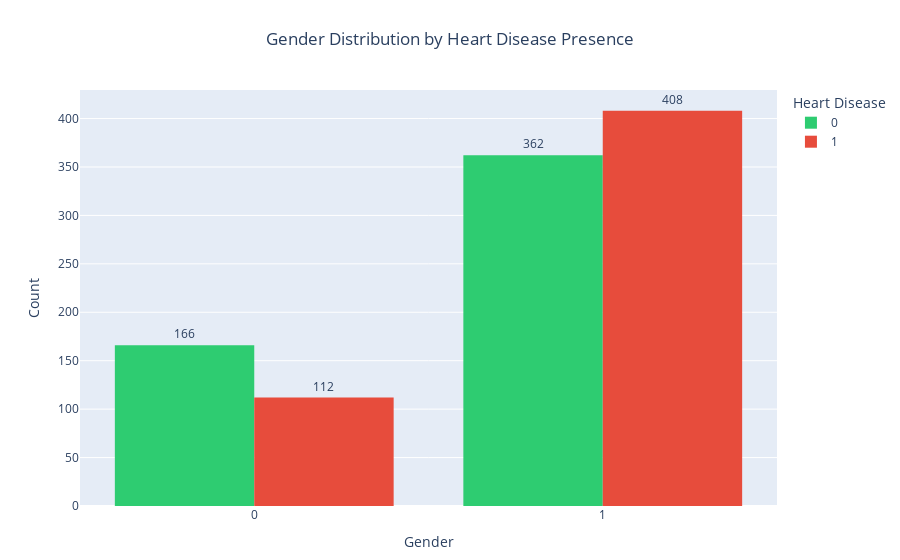

Notebook code for this chart:
### Code cell
# Creating interactive plot 
fig = px.histogram(df, x='gender', color='target', barmode='group',
                   color_discrete_map={0: '#2ECC71', 1: '#E74C3C'},  # Green for 'No Disease', Red for 'Disease'
                   labels={'target': 'Heart Disease'},
                   title="Gender Distribution by Heart Disease Presence")

# Customizing layout for better readability
fig.update_layout(
    xaxis_title="Gender",
    yaxis_title="Count",
    legend_title="Heart Disease",
    bargap=0.2,  
    title_x=0.5,  
    margin=dict(t=90, b=50)
)

# Showing the count labels on top of bars. 
fig.update_traces(texttemplate='%{y}', textposition='outside')

fig.show()

### Figure 1 — Plotly figure (JSON) as saved in the notebook; plotly's stock layout.template omitted (floating-point values rounded to 4 significant figures; data arrays with more than 128 entries replaced by an {"elided": "..."} marker saying what was removed)
{"data": [{"alignmentgroup": "True", "bingroup": "x", "hovertemplate": "Heart Disease=0<br>gender=%{x}<br>count=%{y}<extra></extra>", "legendgroup": "0", "marker": {"color": "#2ECC71", "pattern": {"shape": ""}}, "name": "0", "offsetgroup": "0", "orientation": "v", "showlegend": true, "textposition": "outside", "texttemplate": "%{y}", "type": "histogram", "x": {"elided": "528 int values"}, "xaxis": "x", "yaxis": "y"}, {"alignmentgroup": "True", "bingroup": "x", "hovertemplate": "Heart Disease=1<br>gender=%{x}<br>count=%{y}<extra></extra>", "legendgroup": "1", "marker": {"color": "#E74C3C", "pattern": {"shape": ""}}, "name": "1", "offsetgroup": "1", "orientation": "v", "showlegend": true, "textposition": "outside", "texttemplate": "%{y}", "type": "histogram", "x": {"elided": "520 int values"}, "xaxis": "x", "yaxis": "y"}], "layout": {"bargap": 0.2, "barmode": "group", "legend": {"title": {"text": "Heart Disease"}, "tracegroupgap": 0}, "margin": {"b": 50, "t": 90}, "title": {"text": "Gender Distribution by Heart Disease Presence", "x": 0.5}, "xaxis": {"anchor": "y", "domain": [0, 1], "title": {"text": "Gender"}}, "yaxis": {"anchor": "x", "domain": [0, 1], "title": {"text": "Count"}}}}
